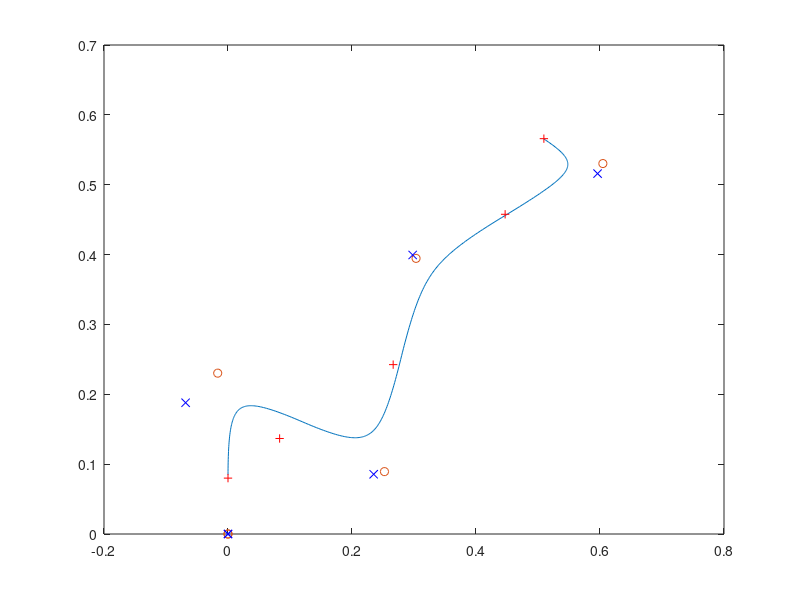
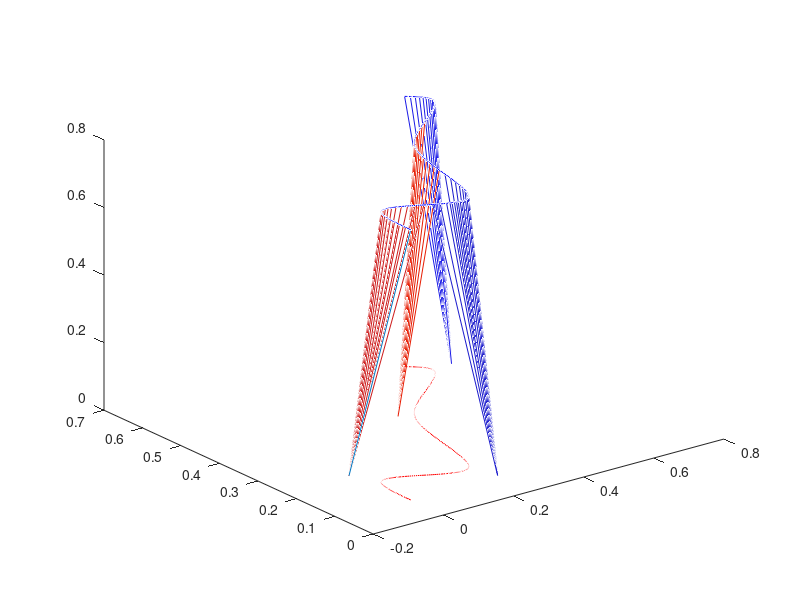

Here is the MATLAB script that generated these plots, in order:
clear;
clc;
close all;

%constant
g = 9.8;     %gravity
time = 0.01;  %the simulation time

a = 10; %positive weight of the evaluation function 4.58
b = 1;

%input
zc = 0.8;       %height
Tc = sqrt(zc/g);


Tsup = 0.8;     %support period
N = round(Tsup/time);
C = cosh(Tsup/Tc);
S = sinh(Tsup/Tc);
Zc = zeros(1,4*N);
Z0 = zeros(1,4*N);
for i = 1:4*N
Zc(i) = zc;
end
%walking parameters
sx = [0,  0.25,0.25,0.25,0  ]; %step length
%sx = [0,  0.3,0.3,0.3,0  ]; %step length
sy = [0.2,0.2, 0.2, 0.2, 0.2];  %step width
ro = [20, 20, 40, 60, 60];
%ro = [0, 0, 0, 0, 0];
ro = ro./180.*pi;

%%

len = length(sx);
px = zeros(1,len+1);   %foot placement
py = zeros(1,len+1);
px_star = zeros(1,len+1);   %foot placement
py_star = zeros(1,len+1);
px(1) = 0;  %initial foot placement
py(1) = 0;
sx_r = zeros(1,len);
sy_r = zeros(1,len);
    
x_bar = zeros(1,len);
y_bar = zeros(1,len);
vx_bar = zeros(1,len);
vy_bar = zeros(1,len);

xd = zeros(1,len);
xd_d = zeros(1,len);
yd = zeros(1,len);
yd_d = zeros(1,len);

%step 1
xi = 0;    %set initial position of CoM(x,y)
yi = 0.08;
xi_d = 0;   %initial velocity
yi_d = 0.5;
xd(1) = xi;
yd(1) = yi;

px_star(1) = px(1);
py_star(1) = py(1);
T = 0;

route_x = zeros(len-1,N);
route_xd = zeros(len-1,N);
route_y = zeros(len-1,N);
route_yd = zeros(len-1,N);
foot_x = zeros(1,N*4);
foot_y = zeros(1,N*4);
for i =1:len
    sx_r(i) = sx(i) * cos(ro(i)) - (-(-1)^(i) * sy(i)) * sin(ro(i));
    sy_r(i) = sx(i) * sin(ro(i)) + (-(-1)^(i) * sy(i)) * cos(ro(i));    
end
for i = 1:len-1  %caution: the starting index of the list is 1 rather than 0
    %step 4
    T = T + Tsup;
    
    %step 5
    px(i+1) = px(i) + sx_r(i);    %caution: the starting index of the list is 1 rather than 0
    py(i+1) = py(i) + sy_r(i);
    
    %step 6

    x_bar(i) = sx_r(i+1)/2;     %the next walk primitive
    y_bar(i) = sy_r(i+1)/2;
% ������
%     vx_bar(i) = (C+1) / (Tc*S) * x_bar(i);
%     vy_bar(i) = (C-1) / (Tc*S) * y_bar(i);
% The final bug.
    vx_bar_r =  (C+1)/(Tc*S)*sx(i+1)/2;
    vy_bar_r =  (C-1)/(Tc*S)*(-(-1)^(i+1) * sy(i+1))/2;
    vx_bar(i) = vx_bar_r * cos(ro(i+1)) - vy_bar_r*sin(ro(i+1));
    vy_bar(i) = vx_bar_r * sin(ro(i+1)) + vy_bar_r*cos(ro(i+1));
    
    %step 7
    xd(i+1)   = px(i+1) + x_bar(i);  %target state x
    xd_d(i+1) = vx_bar(i);
    yd(i+1)   = py(i+1) + y_bar(i);  %target state y
    yd_d(i+1) = vy_bar(i);
    
    %step 8
    D = a*(C-1)^2 + b*(S/Tc)^2;     %equation 4.59
    px_star(i+1) = -a*(C-1)/D * (xd(i+1) - C*xi - Tc*S*xi_d) ...
        - b*S/(Tc*D) * (xd_d(i+1) - S/Tc*xi - C*xi_d);
    py_star(i+1) = -a*(C-1)/D * (yd(i+1) - C*yi - Tc*S*yi_d) ...
        - b*S/(Tc*D) * (yd_d(i+1) - S/Tc*yi - C*yi_d);
        
    %step 3  integrate equation
    xt = (xi - px_star(i+1)) * cosh(Tsup/Tc) + Tc * xi_d * sinh(Tsup/Tc) + px_star(i+1); %final state of (i+1)th step
    xt_d = (xi - px_star(i+1))/Tc * sinh(Tsup/Tc) + xi_d * cosh(Tsup/Tc);
    yt = (yi - py_star(i+1)) * cosh(Tsup/Tc) + Tc * yi_d * sinh(Tsup/Tc) + py_star(i+1); %final state of (i+1)th step
    yt_d = (yi - py_star(i+1))/Tc * sinh(Tsup/Tc) + yi_d * cosh(Tsup/Tc);

    for j =1:N  %caculate the route alongside
        route_x(i,j) = (xi - px_star(i+1)) * cosh(j*time/Tc) + Tc * xi_d * sinh(j*time/Tc) + px_star(i+1); %final state of (i+1)th step
        route_xd(i,j) = (xi - px_star(i+1))/Tc * sinh(j*time/Tc) + xi_d * cosh(j*time/Tc);
        route_y(i,j) = (yi - py_star(i+1)) * cosh(j*time/Tc) + Tc * yi_d * sinh(j*time/Tc) + py_star(i+1); %final state of (i+1)th step
        route_yd(i,j) = (yi - py_star(i+1))/Tc * sinh(j*time/Tc) + yi_d * cosh(j*time/Tc);
        foot_x(N*(i-1)+j) = px_star(i+1);
        foot_y(N*(i-1)+j) = py_star(i+1);
    end

    
    
    %update
    xi = xt;
    xi_d = xt_d;
    yi = yt;
    yi_d = yt_d;
end
%plot 2D Figure
routex = [route_x(1,:),route_x(2,:),route_x(3,:),route_x(4,:)];
routey = [route_y(1,:),route_y(2,:),route_y(3,:),route_y(4,:)];
figure(1);plot(routex,routey);
hold on;
plot(px_star,py_star,'o');
plot(px,py,'bx');
plot(xd,yd,'r+');
%Plot 3D Figure
figure(2);
h = plot3(routex,routey,Zc,'b','MarkerSize',20);
hold on;
h = plot3(routex,routey,Z0,'r','MarkerSize',20);
h2 = line([routex(1),foot_x(1)],[routey(1),foot_y(1)],[Zc(1),Z0(1)]);
for i = 1:N/4
line([routex(i*4),foot_x(i*4)],[routey(i*4),foot_y(i*4)],[Zc(i*4),Z0(i*4)],'Color',[.8 .1 .1]);
end
for i = N/4+1:N/2
line([routex(i*4),foot_x(i*4)],[routey(i*4),foot_y(i*4)],[Zc(i*4),Z0(i*4)],'Color',[.1 .1 .8]);
end
for i = N/2+1:3*N/4
line([routex(i*4),foot_x(i*4)],[routey(i*4),foot_y(i*4)],[Zc(i*4),Z0(i*4)],'Color',[.9 .1 .0]);
end
for i = N/4*3+1:N
line([routex(i*4),foot_x(i*4)],[routey(i*4),foot_y(i*4)],[Zc(i*4),Z0(i*4)],'Color',[.1 .1 .9]);
end
